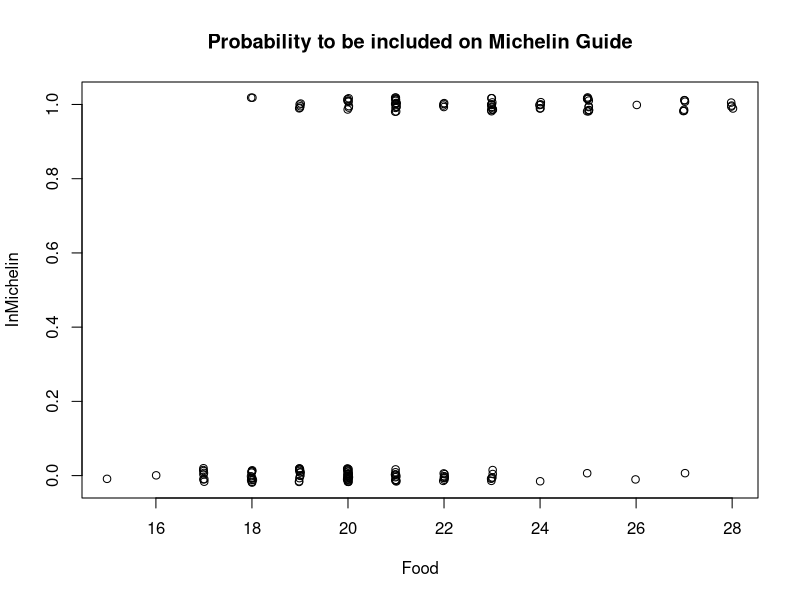
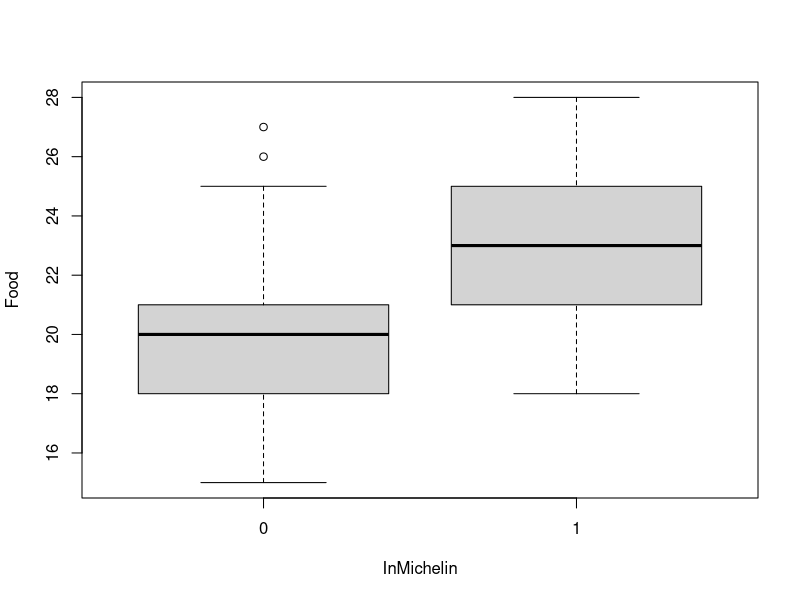
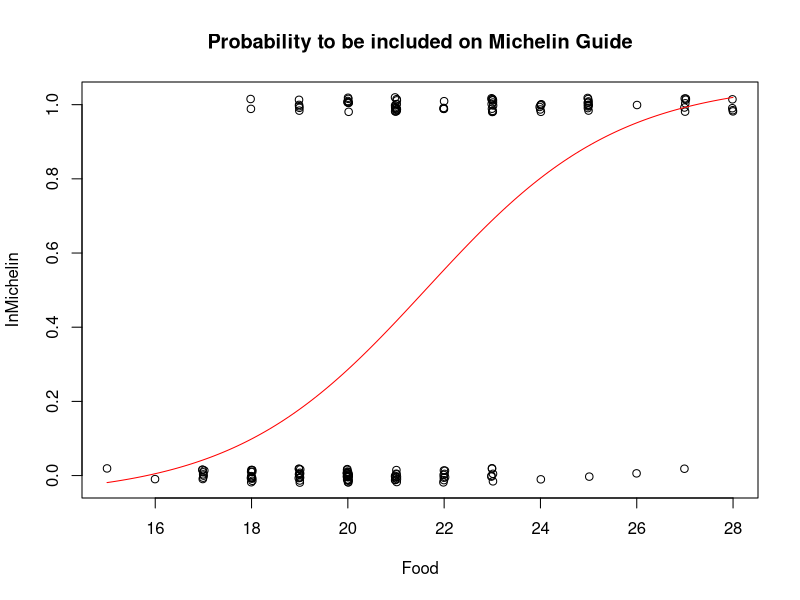
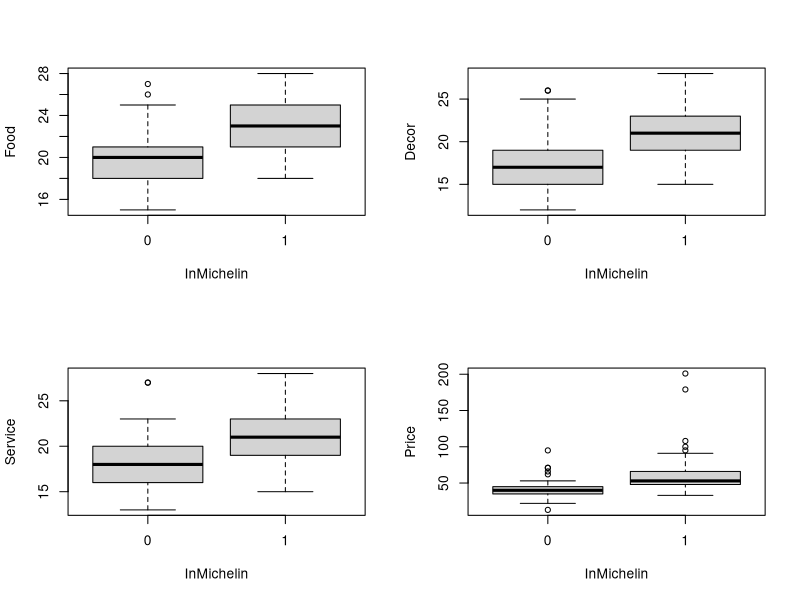

Here is the R script that generated these plots, in order:
## ---- chunk 1
# Leer csv
michelin <- read.csv("MichelinNY.csv", header=T,sep=";")
attach(michelin)
head(michelin)
## ---- chunk 2
plot(jitter(InMichelin, 0.1) ~ jitter(Food, 0.1), main = "Probability to be included on Michelin Guide", xlab = "Food", ylab = "InMichelin")
## ---- chunk 3
boxplot(Food ~ InMichelin, ylab = "Food", xlab = "InMichelin" )
## ---- chunk 4
michelin.fit <- glm(formula = InMichelin ~ Food, family = binomial(), data = michelin)
summary(michelin.fit)
## ---- chunk 5
y_hat <- 1/(1+exp(-(-10.84154 + 0.50124*seq(min(Food),max(Food),len = 164))))

#y_hat <- 1/(1+exp(-(-10.84154 + 0.50124*seq(min(Food),max(Food),len = 164))))

plot(jitter(InMichelin, 0.1) ~ jitter(Food, 0.1),  main = "Probability to be included on Michelin Guide", xlab = "Food", ylab = "InMichelin")
par(new=TRUE)

plot(y_hat, type = "l"  ,col="red", xlab = "", ylab = "", axes = F)


## ---- chunk 6
par(mfrow=c(2,2))
boxplot(Food ~ InMichelin, ylab = "Food", xlab = "InMichelin" )
boxplot(Decor ~ InMichelin, ylab = "Decor", xlab = "InMichelin" )
boxplot(Service ~ InMichelin, ylab = "Service", xlab = "InMichelin" )
boxplot(Price ~ InMichelin, ylab = "Price", xlab = "InMichelin" )

## ---- chunk 7
michelin.fit.full <- glm(formula = InMichelin ~ Food + Decor + Service + Price + log(Price) +
Service:Decor, family = binomial())

summary(michelin.fit.full)
